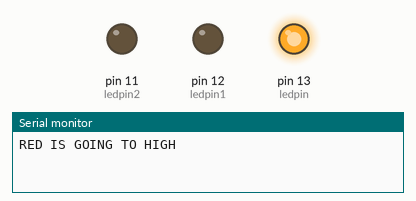
The sketch below on a simulated Arduino Uno, built with avr-gcc and run on an emulated ATmega328P. Parts: output pins drawn as LEDs (lit = HIGH), the last lines printed to the serial monitor.

Above: at 0.5 s.
At 5.0 s:
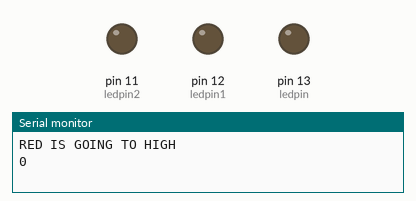
At 9.5 s:
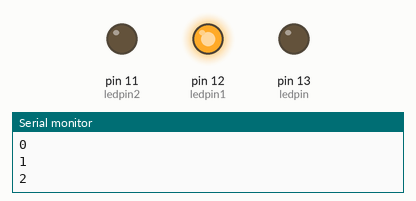
At 12.0 s:
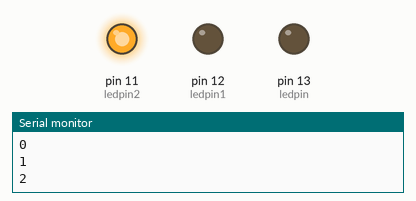
Timing chart, 0 to 18.2 s (numbered marks = the images above):
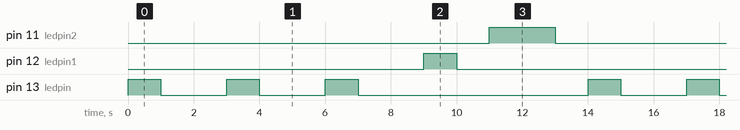

Measured:
- by itself, pin 11 (ledpin2): alternates HIGH for 2.0 s and LOW for 12.0 s
- by itself, pin 12 (ledpin1): alternates HIGH for 1.0 s and LOW for 13.0 s
- by itself, pin 13 (ledpin): repeats every 14.0 s: 2 × (LOW 2.0 s, HIGH 1.0 s), LOW 7.0 s, HIGH 1.0 s

The sketch:

FORloop.ino
```cpp
int ledpin= 13;
int ledpin1 =12;
int ledpin2=11;
int ontime=1000;
int offtime=2000;

void setup(){
  pinMode(ledpin,OUTPUT);
  pinMode(ledpin1,OUTPUT);
  pinMode(ledpin2,OUTPUT);
  Serial.begin(9600);
}
void loop() {
//uSING LOOPS TO RUN A SINGLE BLOCK OF CODE MULTIPLE TIMES IN LOOP FUNCTION
  Serial.println("RED IS GOING TO HIGH");
  for(int i=0;i<=2;i++){
digitalWrite(ledpin,HIGH);
    delay(ontime);
digitalWrite(ledpin,LOW);
delay(offtime);
Serial.println(i);}

digitalWrite(ledpin1,HIGH);
delay(ontime);
digitalWrite(ledpin1,LOW);
delay(ontime);
digitalWrite(ledpin2,HIGH);
delay(offtime);
digitalWrite(ledpin2,LOW);
delay(ontime);


}
```
